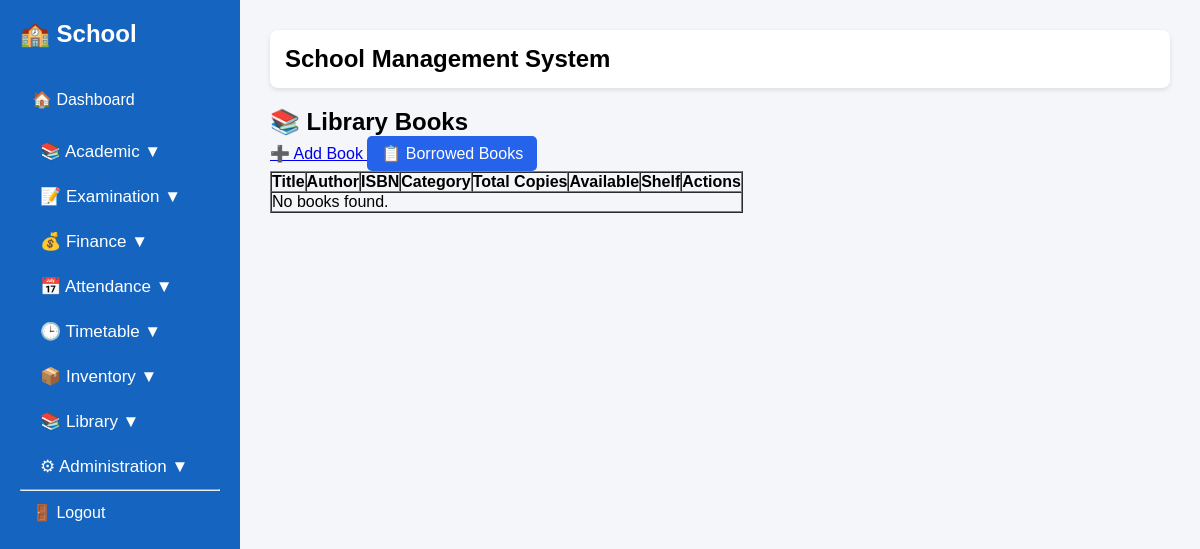
Before: /library/ (signed in) with the older database file.
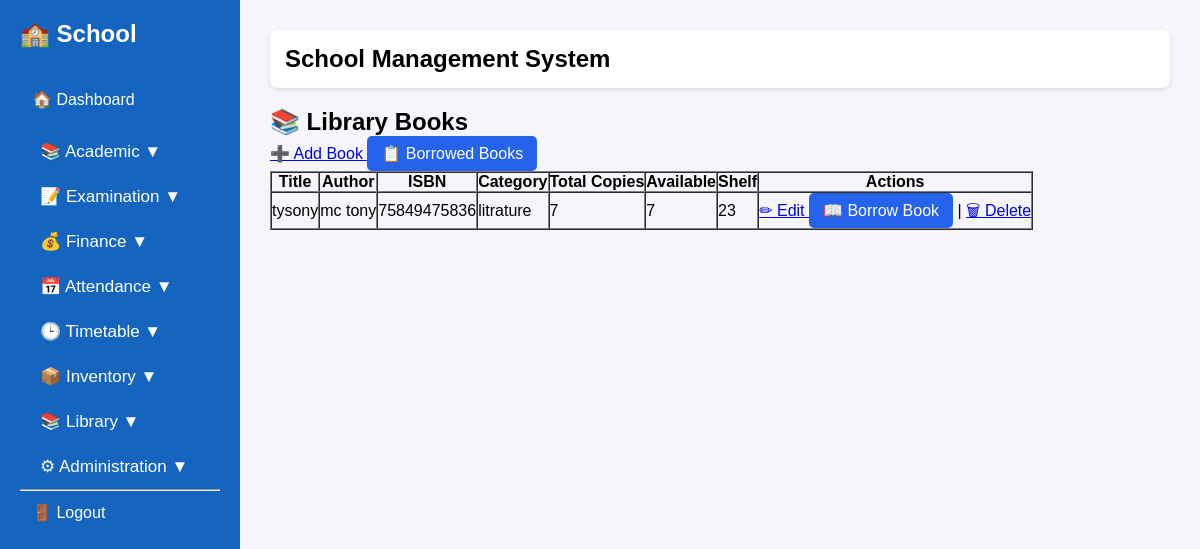
After: the same page with the newer database file.
### students/models.py (models this page shows, shortened)
class Book(models.Model):
    title = models.CharField(max_length=200)
    author = models.CharField(max_length=200)
    isbn = models.CharField(
        max_length=30,
        unique=True,
    )
    category = models.CharField(
        max_length=100,
    )
    publisher = models.CharField(
        max_length=200,
        blank=True,
    )
    publication_year = models.PositiveIntegerField(
        null=True,
        blank=True,
    )
    copies = models.PositiveIntegerField(default=1)
    available_copies = models.PositiveIntegerField(default=1)
    shelf = models.CharField(
        max_length=100,
        blank=True,
    )

### students/views.py (the view)
@login_required
@in_group(
    "Administrators",
    "Librarian",
    "Head Teacher",
)
def library_list(request):
    books = Book.objects.all().order_by("title")
    return render(
        request,
        "library/library_list.html",
        {
            "books": books,
        },
    )

### templates/library/library_list.html
{% extends "base.html" %}
{% block content %}
<h2>📚 Library Books</h2>
<p>
    <a href="{% url 'add_book' %}">
        ➕ Add Book
    </a>
    <a href="{% url 'borrow_list' %}" class="btn">
        📋 Borrowed Books
    </a>
</p>
<table border="1" cellpadding="8" cellspacing="0">
    <tr>
        <th>Title</th>
        <th>Author</th>
        <th>ISBN</th>
        <th>Category</th>
        <th>Total Copies</th>
        <th>Available</th>
        <th>Shelf</th>
        <th>Actions</th>
    </tr>
    {% for book in books %}
    <tr>
        <td>{{ book.title }}</td>
        <td>{{ book.author }}</td>
        <td>{{ book.isbn }}</td>
        <td>{{ book.category }}</td>
        <td>{{ book.copies }}</td>
        <td>{{ book.available_copies }}</td>
        <td>{{ book.shelf }}</td>
        <td>
            <a href="{% url 'edit_book' book.id %}">
                ✏ Edit
            </a>
            <a href="{% url 'borrow_book' %}" class="btn">
                📖 Borrow Book
            </a>
            |
            <a href="{% url 'delete_book' book.id %}">
                🗑 Delete
            </a>
        </td>
    </tr>
    {% empty %}
    <tr>
        <td colspan="8">
            No books found.
        </td>
    </tr>
    {% endfor %}
</table>
{% endblock %}

Changed rows visible on the page:
added Book: title "tysony", author "mc tony", isbn "75849475836", category "litrature", copies "7", available_copies "7", shelf "23"
Other visible differences:
text no longer shown: "No books found."
